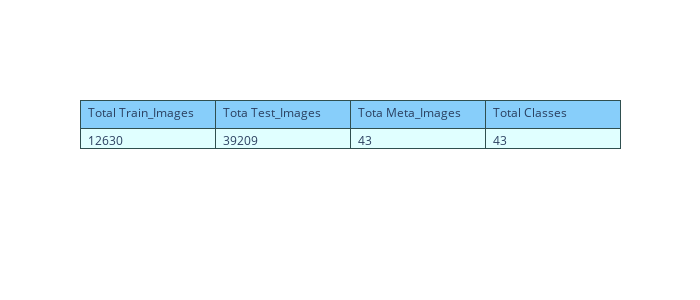

Notebook code for this chart:
### Code cell
import plotly.graph_objects as go

fig = go.Figure(data=[go.Table(
    header=dict(values=['Total Train_Images', 'Tota Test_Images', 'Tota Meta_Images','Total Classes'],
                line_color='darkslategray',
                fill_color='lightskyblue',
                align='left'),
    cells=dict(values=[coun_Test['count_'].sum(), # 1st column
                       coun_Train['count_'].sum(),meta_data['Path'].count(),43], # 2nd column
               line_color='darkslategray',
               fill_color='lightcyan',
               align='left'))
])

fig.update_layout(width=700, height=300)
fig.show()

### Figure 1 — Plotly figure (JSON) as saved in the notebook; plotly's stock layout.template omitted (floating-point values rounded to 4 significant figures)
{"data": [{"cells": {"align": "left", "fill": {"color": "lightcyan"}, "line": {"color": "darkslategray"}, "values": [12630, 39209, 43, 43]}, "header": {"align": "left", "fill": {"color": "lightskyblue"}, "line": {"color": "darkslategray"}, "values": ["Total Train_Images", "Tota Test_Images", "Tota Meta_Images", "Total Classes"]}, "type": "table"}], "layout": {"height": 300, "width": 700}}
